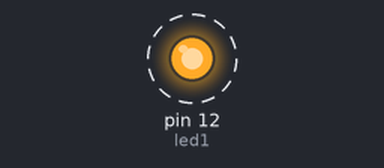
A sketch run on a simulated Arduino Uno, built with avr-gcc and run on an emulated ATmega328P. Parts: output pins drawn as LEDs (lit = HIGH). Dashed ring = blinking.

Above: at 0.5 s.
Timing chart, 0 to 4.6 s (numbered marks = the images above):
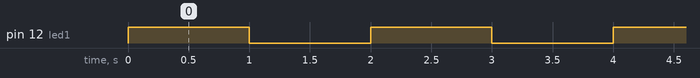

The sketch:

ej1.ino
```cpp
#define led1 12

int tiempo = 1;

void setup() {
  // put your setup code here, to run once:
  Serial.begin(9600);
  pinMode(led1, OUTPUT);
}

void loop() {
  digitalWrite(led1, HIGH);
  delay(1000);
  digitalWrite(led1, LOW);
  delay(1000);
}
```

Measured:
- by itself, pin 12 (led1): alternates HIGH for 1.0 s and LOW for 1.0 s
